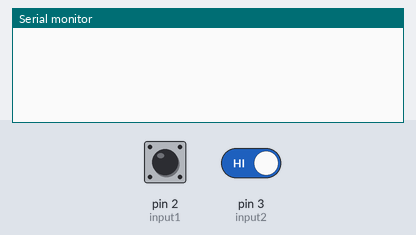
Recording of a sketch running on a simulated Arduino Uno, built with avr-gcc and run on an emulated ATmega328P. On the bench: the last lines printed to the serial monitor. The test bench sets the inputs (shaded band); at power-on: pin 2 (input1) HIGH, pin 3 (input2) HIGH.

Above: at 1.2 s.
1.3 s: pin 2 (input1) pulled LOW for 0.15 s
At 2.1 s:
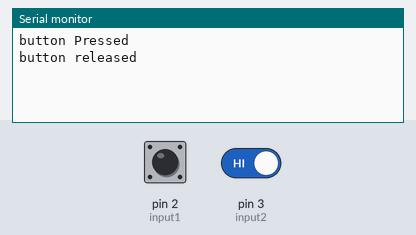
2.9 s: pin 2 (input1) driven LOW and pin 3 (input2) driven LOW
At 3.9 s:
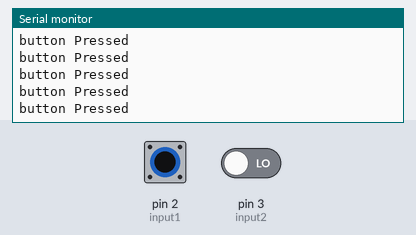

Measured:
- after the input at 1.3 s, the serial monitor: prints a new line after 0.05 s (image 1)

The sketch:

Debouncing_ContinuePressedVsTrigger.ino
```cpp
const int input1 = 2;
const int input2 = 3;
const int bouncingDelay = 50;

struct Button
{
  int pin;
  int lastButtonReading;
  int lastButtonState;
  unsigned long bouncingTimer;
  // is trigger button or as long is pressed
  bool isTrigger;
  // function pointer
  void (*action)();
};
void Print()
{
  Serial.println("button Pressed");
}

Button button1 = {input1, HIGH, HIGH, 0, true, Print};
Button button2 = {input2, HIGH, HIGH, 0, false, Print};

void setup()
{
  pinMode(input1, INPUT_PULLUP);
  pinMode(input2, INPUT_PULLUP);

  Serial.begin(9600);
  while (!Serial);
}

void loop()
{
  checkButton(&button1);
  checkButton(&button2);
}

void checkButton(Button *btn)
{
  int reading = digitalRead(btn->pin);
  if (reading != btn->lastButtonReading)
  {
    btn->bouncingTimer = millis();
    btn->lastButtonReading = reading;
  }

  if ((millis() - btn->bouncingTimer) > bouncingDelay)
  {
    if (btn->isTrigger)
    {
      if (reading != btn->lastButtonState)
      {
        btn->lastButtonState = reading;
        if (reading == LOW)
        {
          btn->action();
        }
        else
        {
          Serial.println("button released");
        }
      }
    }
    // Check for continue pressing
    else
    {
      if (reading == LOW)
      {
        btn->action();
      }
    }
  }
}
```
